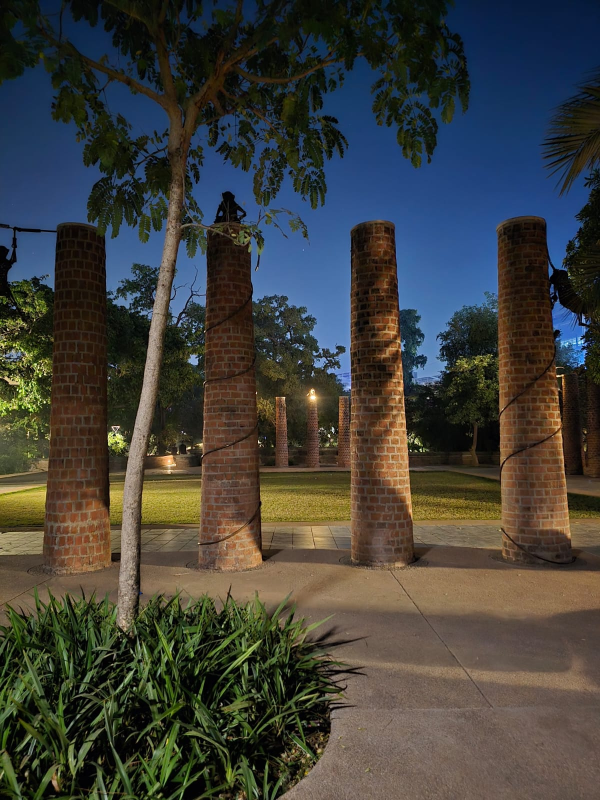
#> input picture Images/garden.jpeg, 1200 x 1600 px (shown at 1/2 size)
$ python exp1.py
#> lines starting #> are read from the running program, lines starting #| are printed output that depends on the picture; after the words box and inside, x2 and y2 are one past the last pixel; in counts of white or black regions, pixels touching at a corner belong together
import cv2
import numpy as np

image_path = r"../Images/garden.jpeg"

image = cv2.imread(image_path)
#> image is the input picture: shape (1600, 1200, 3); mean B, G, R 59.6, 64.2, 64

rf = 0.3
image = cv2.resize(image, None, None, fx=rf, fy=rf, interpolation=cv2.INTER_AREA)
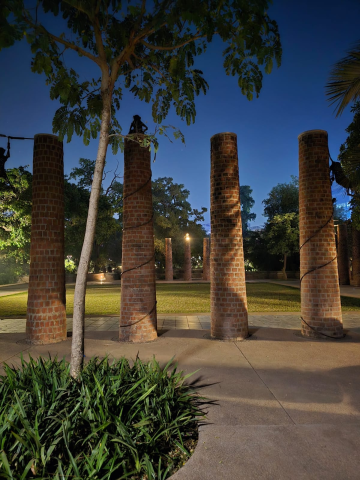
#> image: shape (480, 360, 3); mean B, G, R 59.6, 64.2, 64

hsv = cv2.cvtColor(image, cv2.COLOR_BGR2HSV)
#> hsv: shape (480, 360, 3); mean H, S, V 47.5, 128.3, 83.6

h,s,v = cv2.split(hsv)
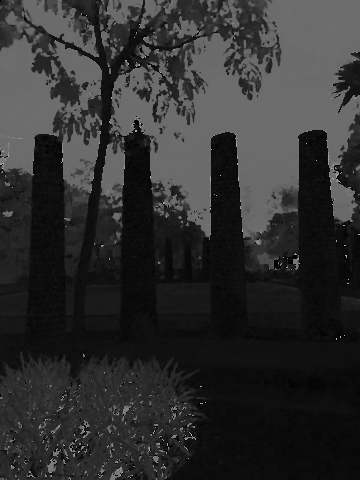
#> h: shape (480, 360); min 0, max 179, mean 47.5
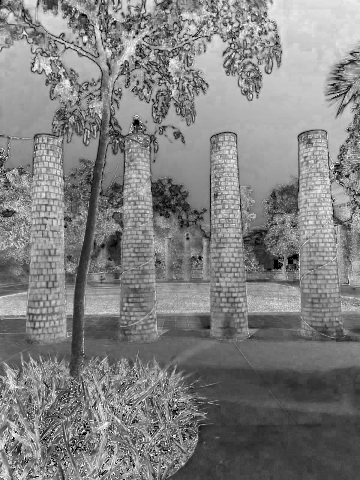
#> s: shape (480, 360); min 0, max 255, mean 128.3
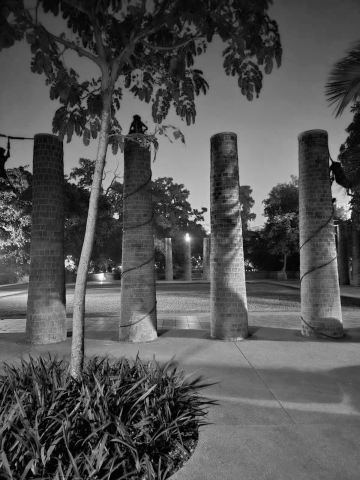
#> v: shape (480, 360); min 1, max 255, mean 83.6

lower = np.array([85, 0, 0])
upper = np.array([135, 255, 255])

mask = cv2.inRange(hsv, lower, upper)
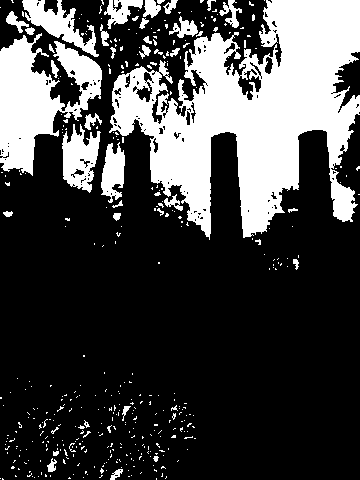
#> mask: shape (480, 360); 27.1% white; 405 white regions (364 under 20 px), largest, box (x1, y1, x2, y2) and area: (109, 0, 360, 240) 30934, (0, 33, 102, 176) 7274, (62, 124, 101, 193) 1598

new_image = cv2.bitwise_and(image, image, mask=mask)
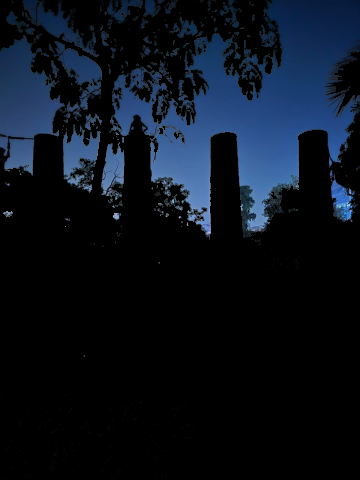
#> new_image: shape (480, 360, 3); mean B, G, R 27.9, 17.5, 10.3

cv2.imshow("Garden", image)
cv2.imshow("HSV", hsv)
cv2.imshow("H", h)
cv2.imshow("S", s)
cv2.imshow("V", v)
cv2.imshow("New image", new_image)
cv2.waitKey(0)
cv2.destroyAllWindows()

$ run again, with Images/colorized.jpeg copied over Images/garden.jpeg
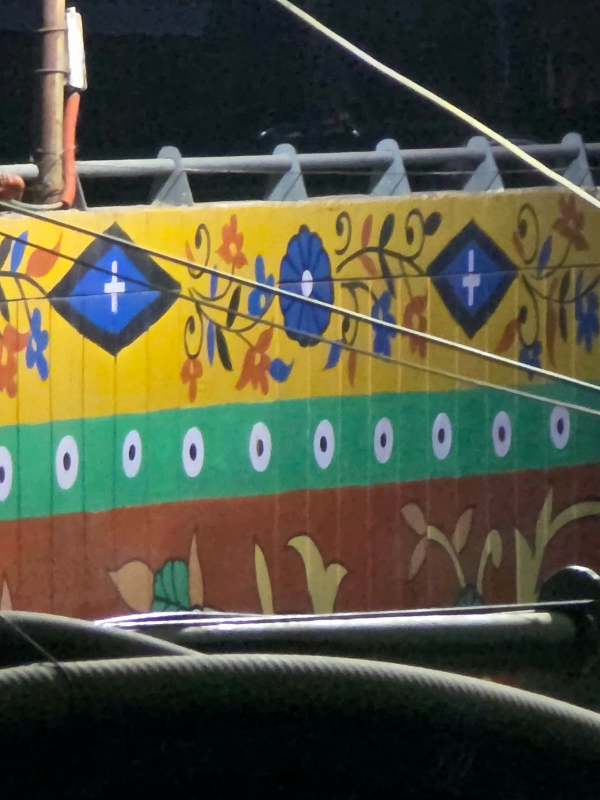
#> input picture Images/colorized.jpeg, 1200 x 1600 px (shown at 1/2 size)
#> image is the input picture: shape (1600, 1200, 3); mean B, G, R 64, 82.9, 82.3
#> image: shape (480, 360, 3)
#> hsv: shape (480, 360, 3); mean H, S, V 63.2, 120.2, 98.1
#> `mask = cv2.inRange(hsv, lower, upper)`:
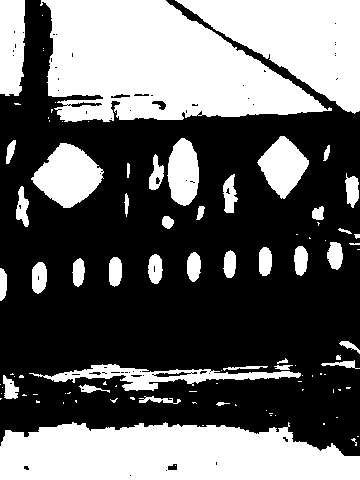
#> mask: shape (480, 360); 39.9% white; 100 white regions (58 under 20 px), largest, box (x1, y1, x2, y2) and area: (40, 0, 332, 122) 23080, (0, 422, 360, 480) 17326, (175, 0, 360, 114) 11048
#> `new_image = cv2.bitwise_and(image, image, mask=mask)`:
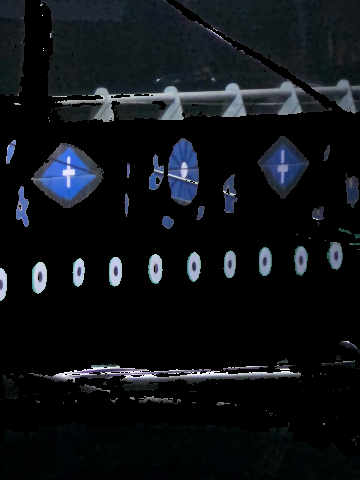
#> new_image: shape (480, 360, 3); mean B, G, R 22.3, 18.5, 15.1
